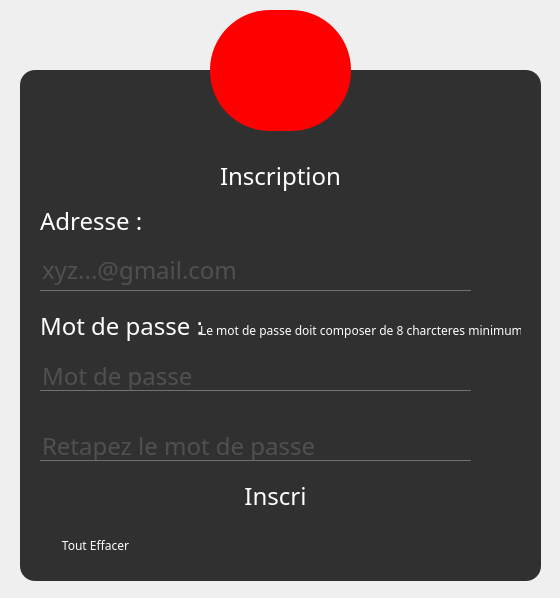
<?xml version="1.0" encoding="UTF-8"?>
<ui version="4.0">
 <class>MainWindow</class>
 <widget class="QMainWindow" name="MainWindow">
  <property name="geometry">
   <rect>
    <x>0</x>
    <y>0</y>
    <width>560</width>
    <height>598</height>
   </rect>
  </property>
  <property name="windowTitle">
   <string>Inscription</string>
  </property>
  <widget class="QWidget" name="centralwidget">
   <widget class="QFrame" name="frame">
    <property name="geometry">
     <rect>
      <x>20</x>
      <y>70</y>
      <width>521</width>
      <height>511</height>
     </rect>
    </property>
    <property name="styleSheet">
     <string notr="true">QFrame
{
background:rgba(0,0,0,0.8);
border-radius: 15px;
}</string>
    </property>
    <property name="frameShape">
     <enum>QFrame::StyledPanel</enum>
    </property>
    <property name="frameShadow">
     <enum>QFrame::Raised</enum>
    </property>
    <widget class="QPushButton" name="inscription">
     <property name="geometry">
      <rect>
       <x>20</x>
       <y>400</y>
       <width>471</width>
       <height>51</height>
      </rect>
     </property>
     <property name="styleSheet">
      <string notr="true">QPushButton{
color:white;
border-radius:15px;
font-family:century gothiw ;
font-size:24px;}

QPushButton:hover{
color:#333;
border-radius:15px;
background:red;
}</string>
     </property>
     <property name="text">
      <string>Inscri</string>
     </property>
    </widget>
    <widget class="QLineEdit" name="adresse">
     <property name="geometry">
      <rect>
       <x>20</x>
       <y>180</y>
       <width>431</width>
       <height>41</height>
      </rect>
     </property>
     <property name="styleSheet">
      <string notr="true">QLineEdit
{
background:transparent;

color:#717072;

font-family:century gothiw ;
font-size:24px;

border:none;
border-bottom:1px solid #717072;
}</string>
     </property>
     <property name="text">
      <string/>
     </property>
     <property name="placeholderText">
      <string>xyz...@gmail.com</string>
     </property>
    </widget>
    <widget class="QLineEdit" name="mdp">
     <property name="geometry">
      <rect>
       <x>20</x>
       <y>290</y>
       <width>431</width>
       <height>31</height>
      </rect>
     </property>
     <property name="styleSheet">
      <string notr="true">QLineEdit
{
background:transparent;
border:none;
color:#717072;

font-family:century gothiw ;
font-size:24px;
border-bottom:1px solid #717072;
}</string>
     </property>
     <property name="text">
      <string/>
     </property>
     <property name="echoMode">
      <enum>QLineEdit::Password</enum>
     </property>
     <property name="placeholderText">
      <string>Mot de passe</string>
     </property>
    </widget>
    <widget class="QLabel" name="label">
     <property name="geometry">
      <rect>
       <x>200</x>
       <y>70</y>
       <width>121</width>
       <height>71</height>
      </rect>
     </property>
     <property name="styleSheet">
      <string notr="true">*{
font-family:century gothiw ;
font-size:24px;
}

QLabel {
color:white;
background:transparent;
}


</string>
     </property>
     <property name="text">
      <string>Inscription</string>
     </property>
    </widget>
    <widget class="QLabel" name="label_2">
     <property name="geometry">
      <rect>
       <x>20</x>
       <y>130</y>
       <width>141</width>
       <height>41</height>
      </rect>
     </property>
     <property name="styleSheet">
      <string notr="true">*{
font-family:century gothiw ;
font-size:24px;
}

QLabel {
color:white;
background:transparent;
}


</string>
     </property>
     <property name="text">
      <string>Adresse :</string>
     </property>
    </widget>
    <widget class="QLabel" name="label_3">
     <property name="geometry">
      <rect>
       <x>20</x>
       <y>230</y>
       <width>161</width>
       <height>51</height>
      </rect>
     </property>
     <property name="styleSheet">
      <string notr="true">*{
font-family:century gothiw ;
font-size:24px;
}

QLabel {
color:white;
background:transparent;
}


</string>
     </property>
     <property name="text">
      <string>Mot de passe :</string>
     </property>
    </widget>
    <widget class="QPushButton" name="effacer">
     <property name="geometry">
      <rect>
       <x>20</x>
       <y>460</y>
       <width>111</width>
       <height>31</height>
      </rect>
     </property>
     <property name="styleSheet">
      <string notr="true">QPushButton{
color:white;
border-radius:15px;
font-family:century gothiw ;
font-size:12px;}

QPushButton:hover{
color:#333;
border-radius:15px;
background:red;
}</string>
     </property>
     <property name="text">
      <string>Tout Effacer</string>
     </property>
    </widget>
    <widget class="QLineEdit" name="rmdp">
     <property name="geometry">
      <rect>
       <x>20</x>
       <y>360</y>
       <width>431</width>
       <height>31</height>
      </rect>
     </property>
     <property name="styleSheet">
      <string notr="true">QLineEdit
{
background:transparent;
border:none;
color:#717072;

font-family:century gothiw ;
font-size:24px;
border-bottom:1px solid #717072;
}</string>
     </property>
     <property name="text">
      <string/>
     </property>
     <property name="echoMode">
      <enum>QLineEdit::Password</enum>
     </property>
     <property name="placeholderText">
      <string>Retapez le mot de passe</string>
     </property>
    </widget>
    <widget class="QLabel" name="label_4">
     <property name="geometry">
      <rect>
       <x>180</x>
       <y>250</y>
       <width>321</width>
       <height>21</height>
      </rect>
     </property>
     <property name="styleSheet">
      <string notr="true">*{
font-family:century gothiw ;
font-size:12px;
}

QLabel {
color:white;
background:transparent;
}


</string>
     </property>
     <property name="text">
      <string>Le mot de passe doit composer de 8 charcteres minimum </string>
     </property>
    </widget>
   </widget>
   <widget class="QToolButton" name="toolButton">
    <property name="geometry">
     <rect>
      <x>210</x>
      <y>10</y>
      <width>141</width>
      <height>121</height>
     </rect>
    </property>
    <property name="styleSheet">
     <string notr="true">#toolButton

{
background:red;
border-radius:60px;
}</string>
    </property>
    <property name="text">
     <string/>
    </property>
    <property name="icon">
     <iconset>
      <normaloff>C:/Users/HP/Pictures/Camera Roll/user.png</normaloff>C:/Users/HP/Pictures/Camera Roll/user.png</iconset>
    </property>
    <property name="iconSize">
     <size>
      <width>50</width>
      <height>60</height>
     </size>
    </property>
   </widget>
  </widget>
 </widget>
 <resources/>
 <connections/>
</ui>
